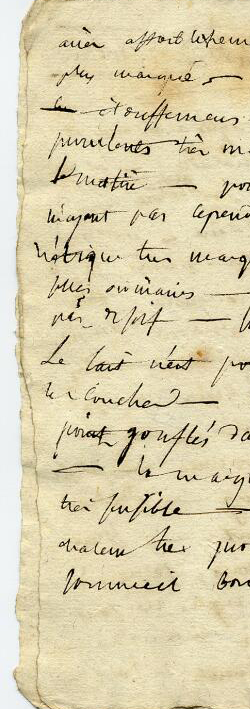
#> input picture doc4.jpg, 250 x 709 px
$ python histo2TP.py
#> lines starting #> are read from the running program, lines starting #| are printed output that depends on the picture; after the words box and inside, x2 and y2 are one past the last pixel; in counts of white or black regions, pixels touching at a corner belong together
import matplotlib.pyplot as plt
import numpy as  np
from PIL import Image
from PIL import ImageOps
image=Image.open("doc4.jpg").convert('L')
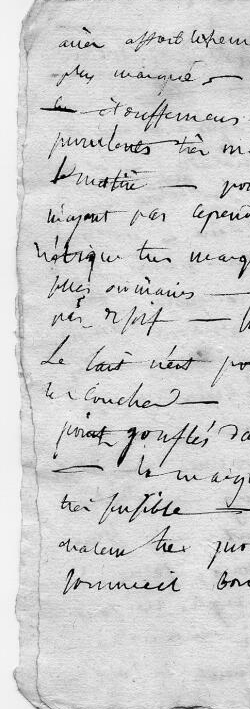
#> image: PIL image 250x709 L; min 1, max 253, mean 207.6


# Appliquer un seuillage adaptatif ou global pour binariser l'image
threshold = 128  # Par exemple, seuil à 128 (modifiable selon l'image)
image_bin = image.point(lambda p: p > threshold and 255)  # Binarisation de l'image
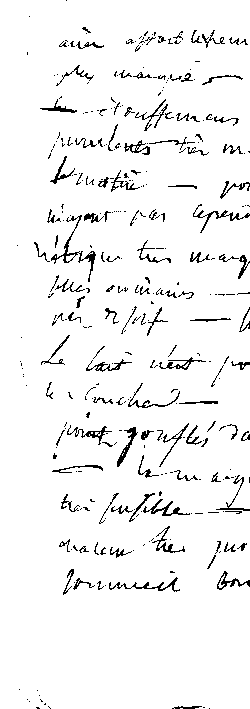
#> image_bin: PIL image 250x709 L; 95% white; black in thin lines or dots
image_array_bin = np.array(image_bin)

# Recalculer la projection verticale sur l'image binarisée
projection_v = np.sum(image_array_bin, axis=1)
#> projection_v = 709 values, max 63750 at index 1, min 43350 at index 509, mean 60586.8

plt.figure(figsize=(10, 6))
plt.plot(projection_v)
plt.title("Histogramme de Projection Verticale")
plt.xlabel("Ligne")
plt.ylabel("Somme des pixels")

plt.show()
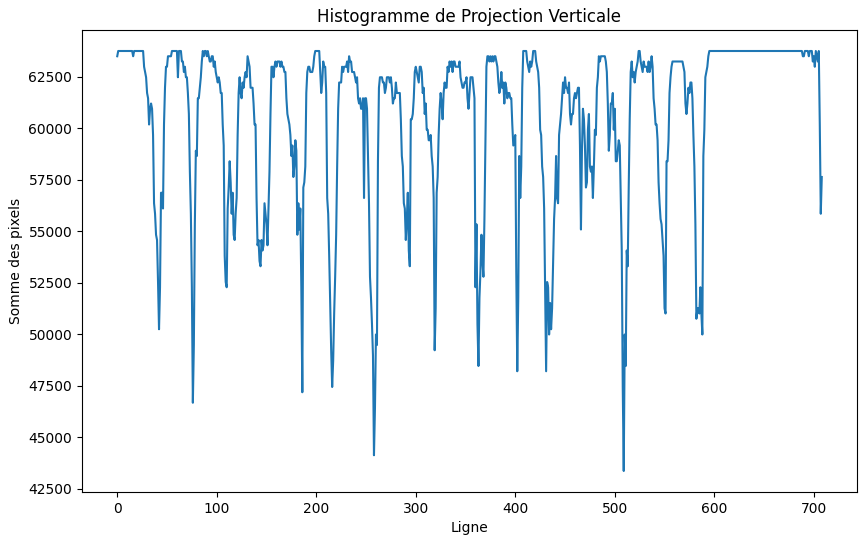
#> figure drawn by matplotlib, 1 panel; curve peaks at x = 1, y = 63750

$ run again, with doc1.jpg copied over doc4.jpg
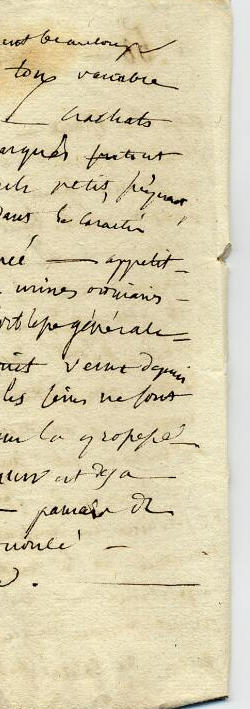
#> input picture doc1.jpg, 250 x 709 px
#> `image_bin = image.point(lambda p: p > threshold and 255)  # Binarisati..`:
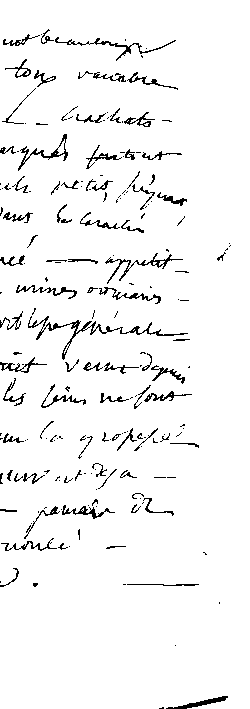
#> image_bin: PIL image 250x709 L; 95.5% white; black in thin lines or dots, all inside (x1, y1, x2, y2) = (0, 29, 231, 709)
#> projection_v = 709 values, max 63750 at index 0, min 39525 at index 260, mean 60887.5
#> `plt.show()`:
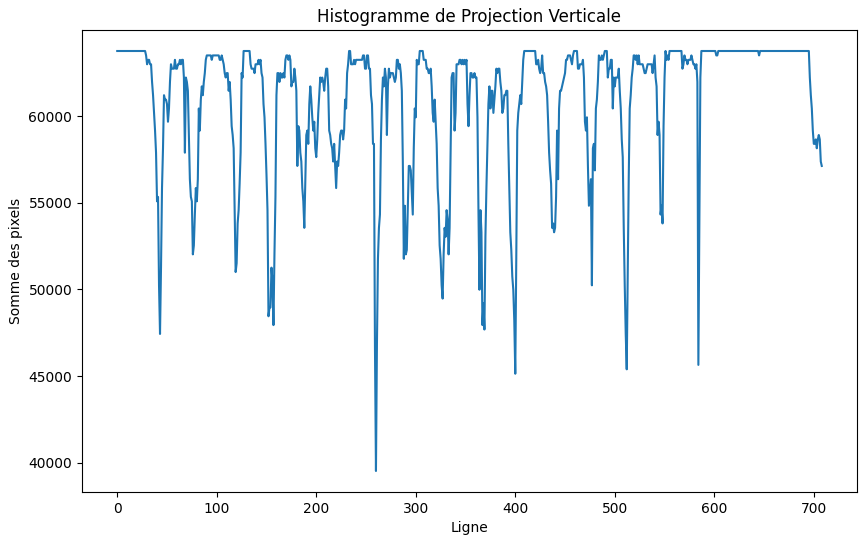
#> figure drawn by matplotlib, 1 panel; curve peaks at x = 0, y = 63750

$ run again, with doc2.jpg copied over doc4.jpg
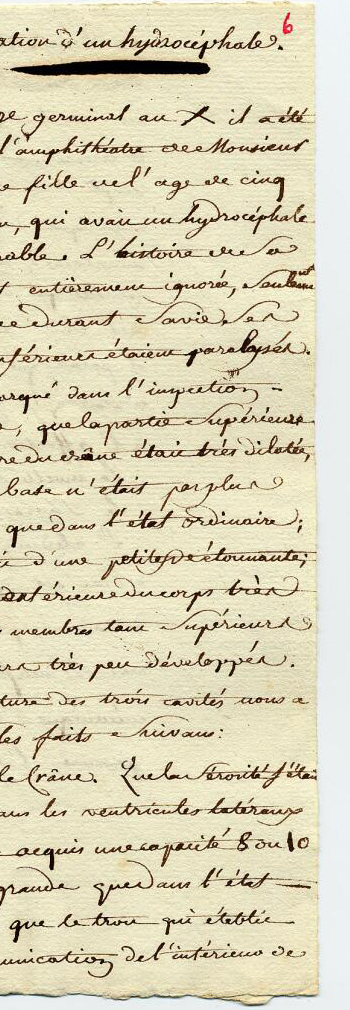
#> input picture doc2.jpg, 350 x 1010 px
#> `image_bin = image.point(lambda p: p > threshold and 255)  # Binarisati..`:
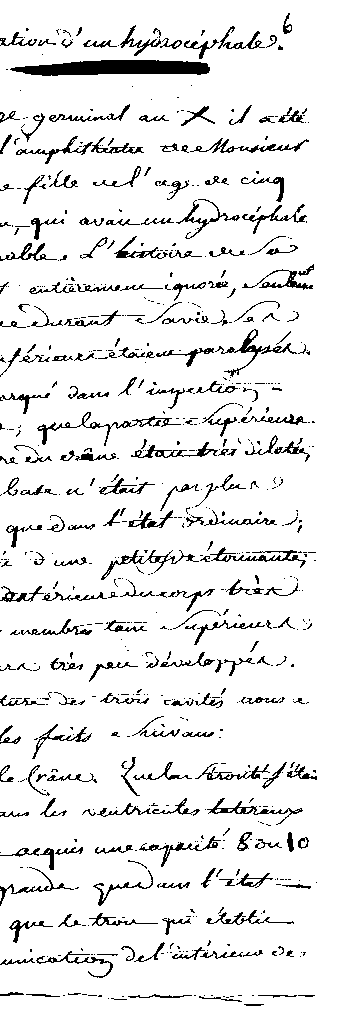
#> image_bin: PIL image 350x1010 L; 91.7% white; black in thin lines or dots, all inside (x1, y1, x2, y2) = (0, 13, 317, 1006)
#> projection_v = 1010 values, max 89250 at index 0, min 37740 at index 69, mean 81884.5
#> `plt.show()`:
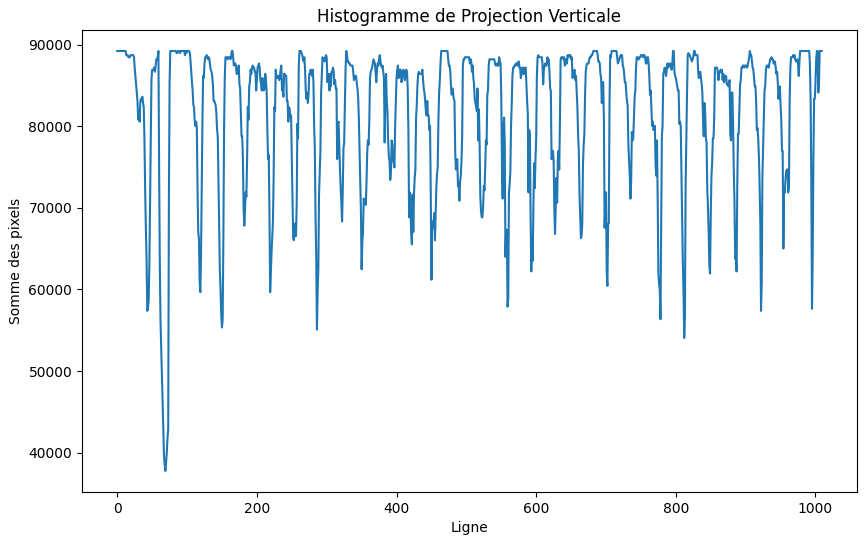
#> figure drawn by matplotlib, 1 panel; curve peaks at x = 0, y = 89250

$ run again, with doc3.jpg copied over doc4.jpg
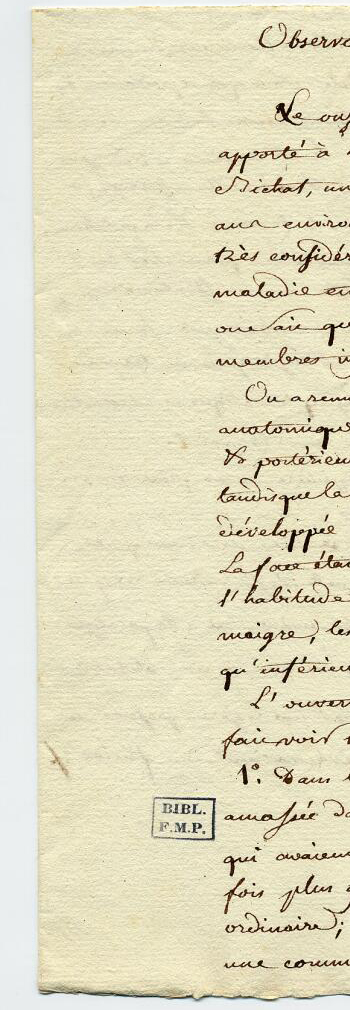
#> input picture doc3.jpg, 350 x 1010 px
#> `image_bin = image.point(lambda p: p > threshold and 255)  # Binarisati..`:
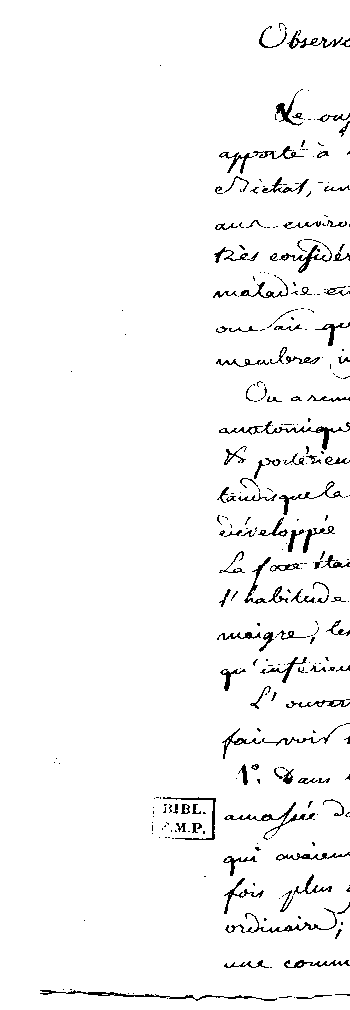
#> image_bin: PIL image 350x1010 L; 96.6% white; black in thin lines or dots, all inside (x1, y1, x2, y2) = (40, 23, 350, 1001)
#> projection_v = 1010 values, max 89250 at index 0, min 62475 at index 996, mean 86232.4
#> `plt.show()`:
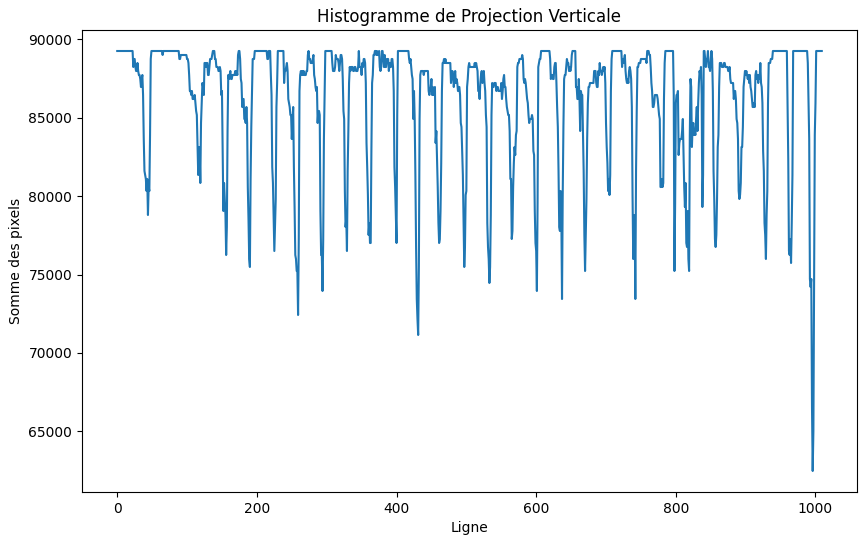
#> figure drawn by matplotlib, 1 panel; curve peaks at x = 0, y = 89250
